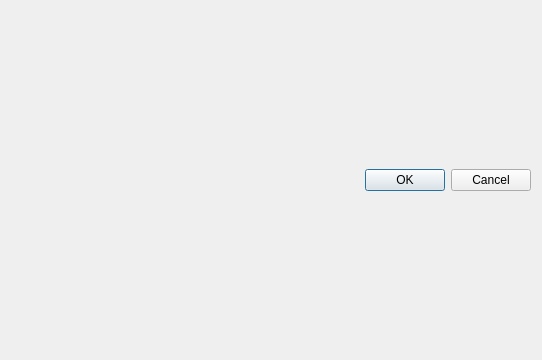
<?xml version="1.0" encoding="UTF-8"?>
<ui version="4.0">
 <class>Dialog_table</class>
 <widget class="QDialog" name="Dialog_table">
  <property name="geometry">
   <rect>
    <x>0</x>
    <y>0</y>
    <width>542</width>
    <height>360</height>
   </rect>
  </property>
  <property name="windowTitle">
   <string>Dialog</string>
  </property>
  <layout class="QVBoxLayout" name="verticalLayout">
   <item>
    <widget class="QDialogButtonBox" name="buttonBox">
     <property name="orientation">
      <enum>Qt::Horizontal</enum>
     </property>
     <property name="standardButtons">
      <set>QDialogButtonBox::Cancel|QDialogButtonBox::Ok</set>
     </property>
    </widget>
   </item>
  </layout>
 </widget>
 <resources/>
 <connections>
  <connection>
   <sender>buttonBox</sender>
   <signal>accepted()</signal>
   <receiver>Dialog_table</receiver>
   <slot>accept()</slot>
   <hints>
    <hint type="sourcelabel">
     <x>248</x>
     <y>254</y>
    </hint>
    <hint type="destinationlabel">
     <x>157</x>
     <y>274</y>
    </hint>
   </hints>
  </connection>
  <connection>
   <sender>buttonBox</sender>
   <signal>rejected()</signal>
   <receiver>Dialog_table</receiver>
   <slot>reject()</slot>
   <hints>
    <hint type="sourcelabel">
     <x>316</x>
     <y>260</y>
    </hint>
    <hint type="destinationlabel">
     <x>286</x>
     <y>274</y>
    </hint>
   </hints>
  </connection>
 </connections>
</ui>
